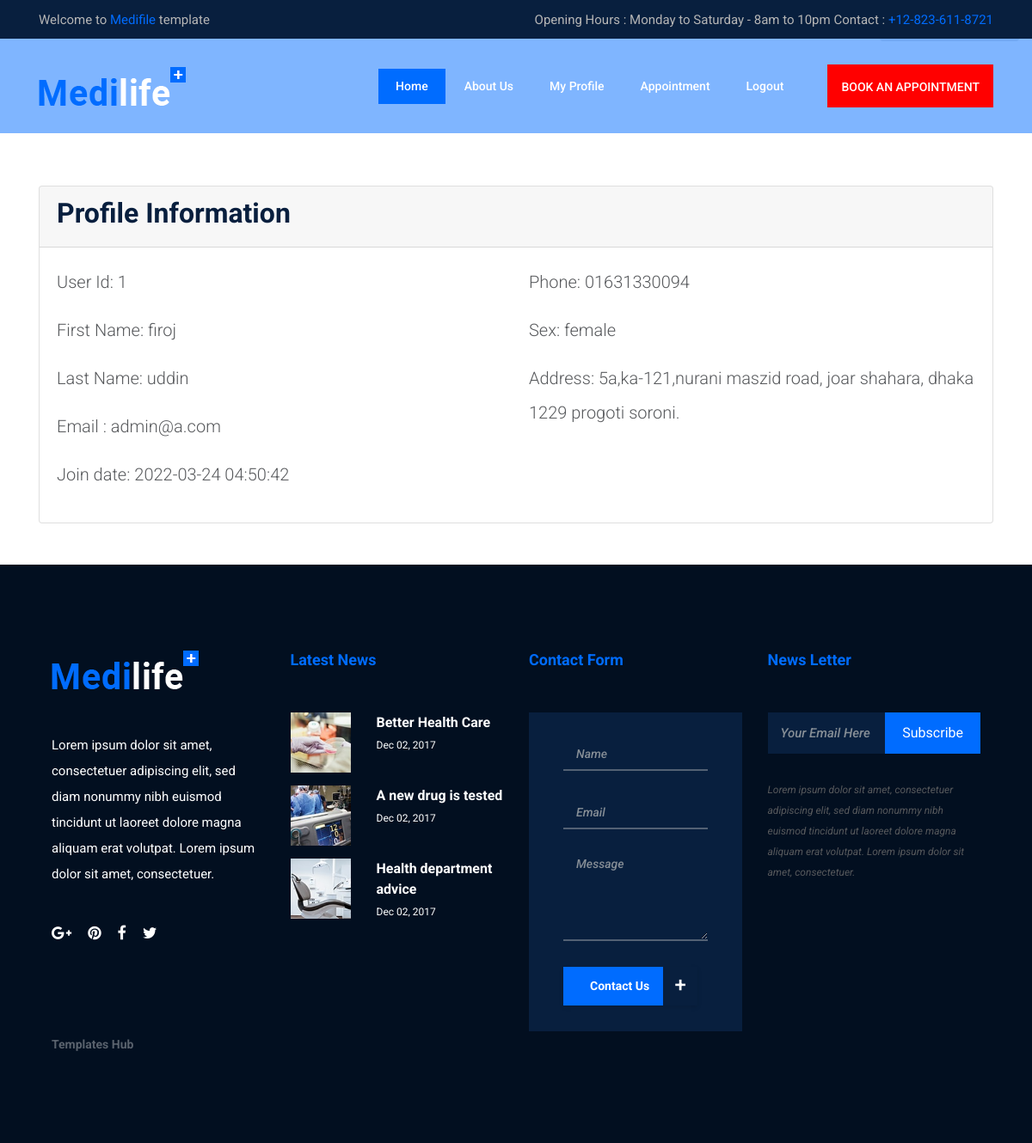
Before: /profile.php (signed in) with the older database file.
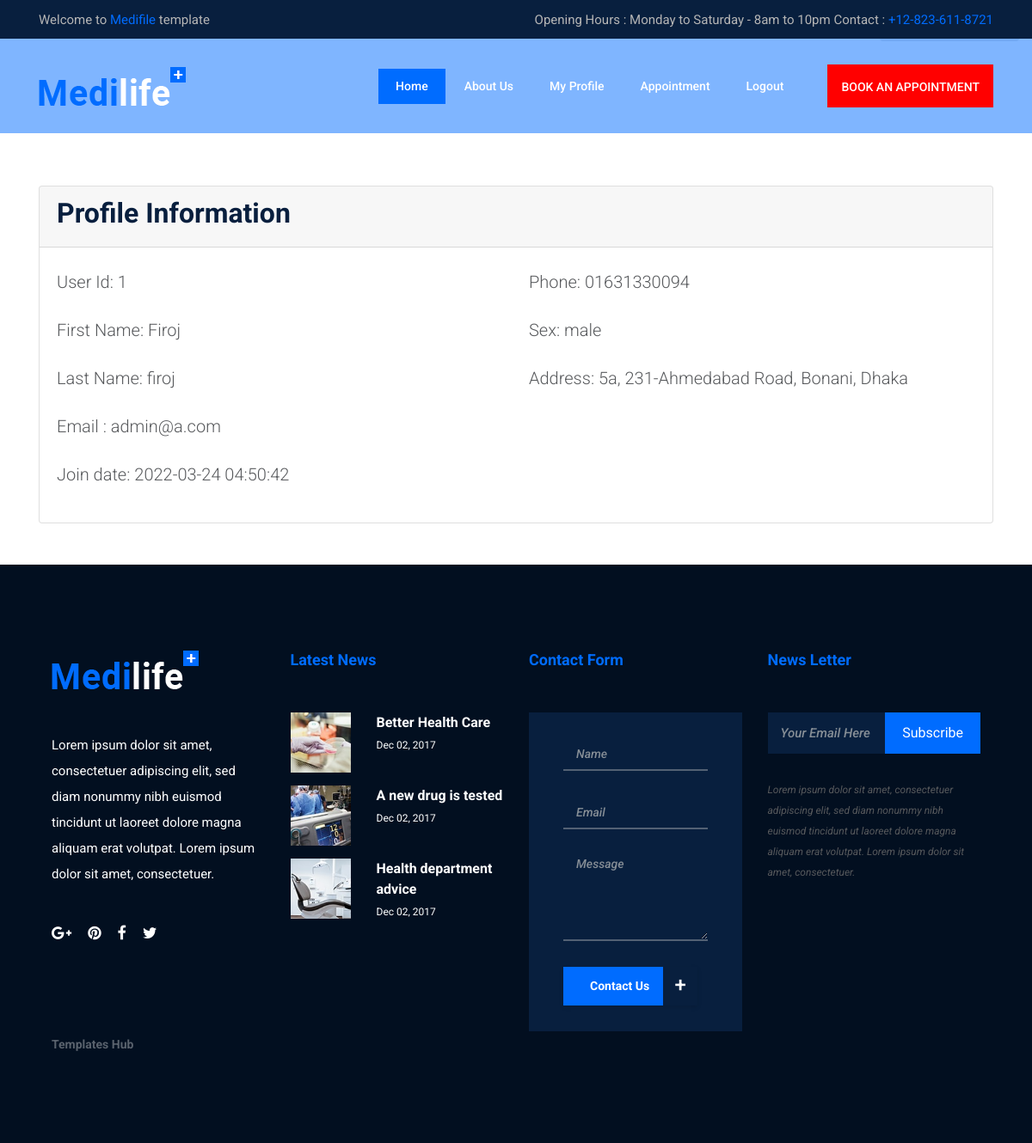
After: the same page with the newer database file.
### tables this page shows
CREATE TABLE `details` (
  `id` int(11) NOT NULL,
  `user_id` int(11) NOT NULL,
  `f_name` varchar(255) NOT NULL,
  `l_name` varchar(255) NOT NULL,
  `address` varchar(255) NOT NULL,
  `sex` varchar(255) NOT NULL,
  `phone` varchar(255) NOT NULL,
  `doctor_details` tinyint(1) DEFAULT NULL,
  `employee_details` tinyint(1) DEFAULT NULL,
  `admin_details` tinyint(1) DEFAULT NULL
);

CREATE TABLE `users` (
  `id` int(11) NOT NULL,
  `role_id` int(11) NOT NULL,
  `email` varchar(255) NOT NULL,
  `password` varchar(255) NOT NULL,
  `created_at` timestamp NOT NULL DEFAULT current_timestamp(),
  `updated_at` timestamp NOT NULL DEFAULT current_timestamp()
);

### profile.php (the view, shortened to what this page needs)
<?php include "frontend/head.php"; ?>
<?php
include 'config.php';
$user_id=0;
if (isset($_SESSION['user'])){
    $user_id = $_SESSION['user']['id'];
}
$sql = "SELECT a.id, a.email,a.created_at,  d.f_name, d.l_name, d.phone, d.sex, d.address
FROM users as a , details as d
WHERE d.user_id = '$user_id'  and a.id =  '$user_id'" ;
$result  = mysqli_query($conn, $sql);
$doc = mysqli_fetch_assoc($result);
?>
<?php include "frontend/navigation.php"; ?>
<div class="content-wrapper">
        <section class="content-header">
            <div class="container-fluid">
                <div class="row mb-2">
                    <div class="col-sm-6">
                        <h1>Profile Details</h1>
                    </div>
                    <div class="col-sm-6">
                        <ol class="breadcrumb float-sm-right">
                            <li class="breadcrumb-item"><a href="index.php">Home</a></li>
                            <li class="breadcrumb-item active">My profile</li>
                        </ol>
                    </div>
                </div>
            </div>
        </section>
        <section class="content pt-5">
        <div class="container mt-5 py-5">
            <div class="row">
                <div class="col-12">
                    <div class="card">
                        <div class="card-header d-flex align-items-center justify-content-between">
                            <h2>Profile Information </h2>
                        </div>
                        <div class="card-body">
                            <div class="row">
                                <div class="col-md-6">
                                <p class="lead">User Id: <?php echo htmlspecialchars($doc['id']); ?></p>
                            <p class="lead">First Name: <?php echo htmlspecialchars($doc['f_name']); ?></p>
                            <p class="lead">Last Name: <?php echo htmlspecialchars($doc['l_name']); ?></p>
                            <p class="lead">Email : <?php echo htmlspecialchars($doc['email']); ?></p>
                            <p class="lead">Join date: <?php echo htmlspecialchars($doc['created_at']); ?></p>
                                </div>
                                <div class="col-md-6">
                                <p class="lead">Phone: <?php echo htmlspecialchars($doc['phone']); ?></p>
                            <p class="lead">Sex:  <?php echo htmlspecialchars($doc['sex']); ?></p>
                            <p class="lead">Address: <?php echo htmlspecialchars($doc['address']); ?></p>
                                </div>
                            </div>
                        </div>
                    </div>
                </div>
            </div>
        </div>
    </section>
    </div>
<?php include "frontend/foot.php"; ?>

Changed rows visible on the page:
changed details "firoj": f_name "firoj" → "Firoj"; l_name "uddin" → "firoj"; sex "female" → "male"; address "5a,ka-121,nurani maszid road, joar shahara, dhaka 1229 progoti soroni." → "5a, 231-Ahmedabad Road, Bonani, Dhaka"
